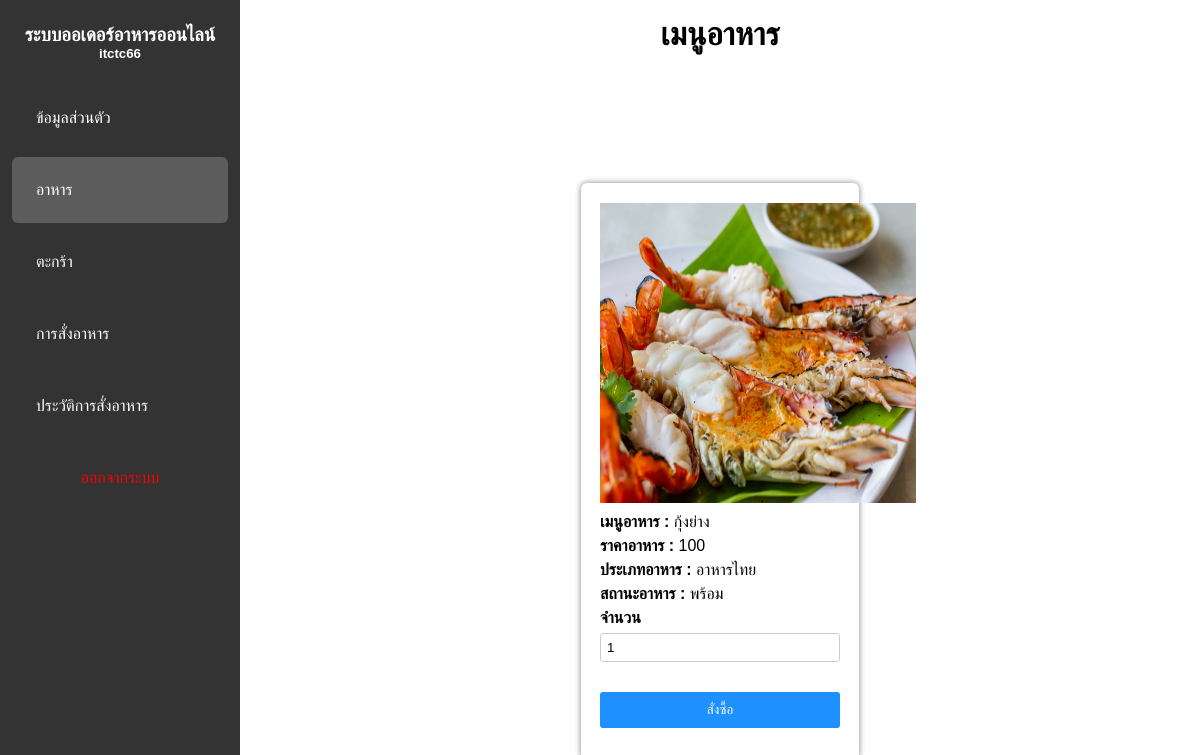
The app's page /user/food_select.php?id=4 (signed in) with its own data.
### tables this page shows
CREATE TABLE `food` (
  `food_id` int(11) NOT NULL,
  `food_name` varchar(100) NOT NULL,
  `price_food` varchar(100) NOT NULL,
  `ca_id` int(11) NOT NULL,
  `img` varchar(111) NOT NULL,
  `status` enum('0','1') NOT NULL
);

CREATE TABLE `category` (
  `ca_id` int(11) NOT NULL,
  `ca_name` varchar(100) NOT NULL
);

### config/database.php (called while the page is built, shortened)
<?php
class Database{
    public $host = "localhost";
    public $username = "ball";
    public $password = "123456";
    public $dbname = "p3_food";
    public $db;
    public function dbconnnect(){
        $this->db = new mysqli($this->host, $this->username, $this->password, $this->dbname);
    $this->db->set_charset("utf8mb4");
    }
    public function selectwhere($table, $where){
        $condition = "";
        foreach($where as $key => $value){
            $condition .= $key . " = '" . $value . "' AND ";
        }
        $condition = substr($condition, 0, -5);
        $sql = "SELECT * FROM " . $table . " WHERE " . $condition . " ";
        $result = $this->db->query($sql);
        $list = array();
        while($data = $result->fetch_assoc()){
            $list[] = $data;
        }
        return $list;
    }
}
?>

### config/load.php (called while the page is built, shortened)
<?php
require_once 'database.php';
$db = new Database();
?>

### user/food_select.php (the view, shortened to what this page needs)
<?php
require_once 'header.php';
    $where_ty = array(
        'food_id' => $_GET['id']
    );
    $log = $db->selectwhere('food', $where_ty);
    foreach($log as $row);
        $where = array(
            'ca_id' => $row['ca_id'],
        );
        $log2 = $db->selectwhere('category', $where);
        foreach($log2 as $row2);
?>
<body>
    <h1>เมนูอาหาร</h1>
<br>
   <div class="d-center">
    <div class="box-fixed boxset-form">
        <div class="form-style">
        <img src="<?php echo $row['img'] ?>" width="316px" height="300px">
        <p><b>เมนูอาหาร : </b> <?php echo $row['food_name'] ?></p>
        <p><b>ราคาอาหาร : </b> <?php echo $row['price_food'] ?></p>
        <p><b>ประเภทอาหาร : </b> <?php echo $row2['ca_name'] ?></p>
        <?php
        if($row['status'] == '1'){?>
        <p><b>สถานะอาหาร : </b>พร้อม</p>
     <?php   }else{?>
        <p><b>สถานะอาหาร : </b>วัตถุดิบไม่พร้อม</p>
      <?php  }
        ?>
        <form method="post">
            <p><b>จำนวน</b></p>
            <input type="number" name="quantity" required min="1" value="1">
            <br>
            <br>
            <button type="submit">
                สั่งซื้อ
            </button>
        </form>
        </div>
    </div>
   </div>
</body>
</html>

### config/style.css (style rules this page uses)
* { margin: 0; padding: 0; box-sizing: border-box; font-family: Arial,sans-serif; }
.d-center { display: flex; justify-content: center; align-items: center; height: 100vh; }
.box-fixed { box-shadow: 0px 0px 6px 0px gray; padding: 1.2rem; border-radius: 6px; }
.boxset-form { width: 30%; }
.form-style p { margin:6px 0px 6px 0px; }
.form-style input { width: 100%; padding: 6px; border: 1px solid #ccc; border-radius: 3px; outline:none; }
.form-style button { display: block; width: 100%; margin:12px 0px 12px 0px; padding:10px 12px; border-radius: 3px; border:none; background-color: dodgerblue; color:white; cursor: pointer; }
h1 { text-align: center; }

### user/sidebar.php (style rules this page uses)
* { margin: 0; padding: 0; box-sizing:border-box; font-family: Arial,sans-serif; }

### records on screen
food: img (picture), food_name "กุ้งย่าง", price_food "100"
category: ca_name "อาหารไทย"
